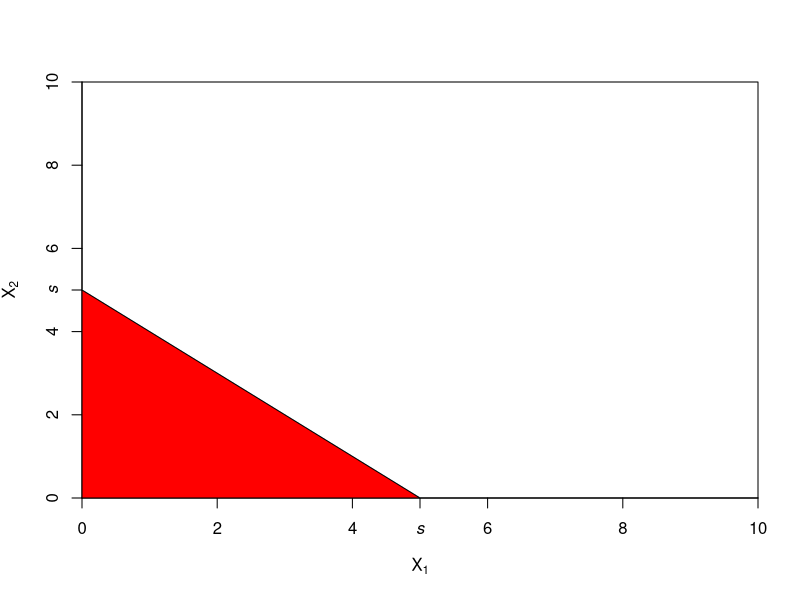
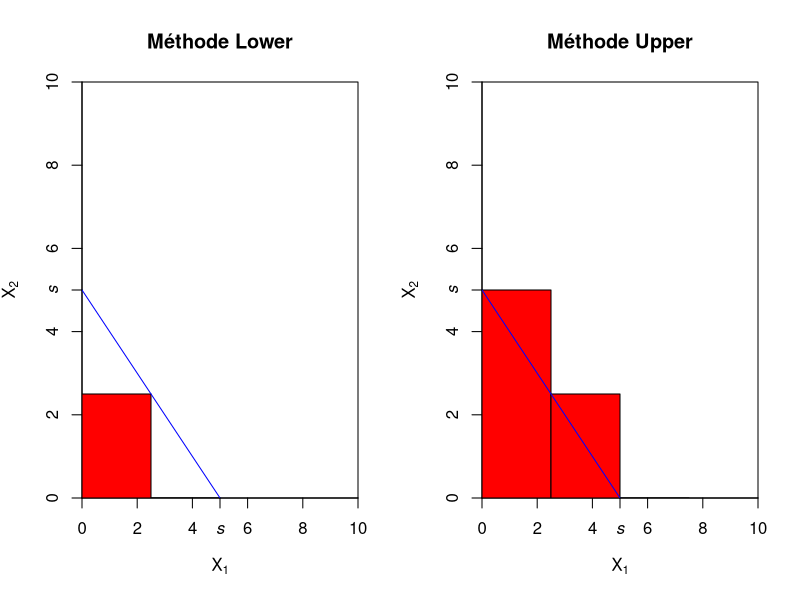
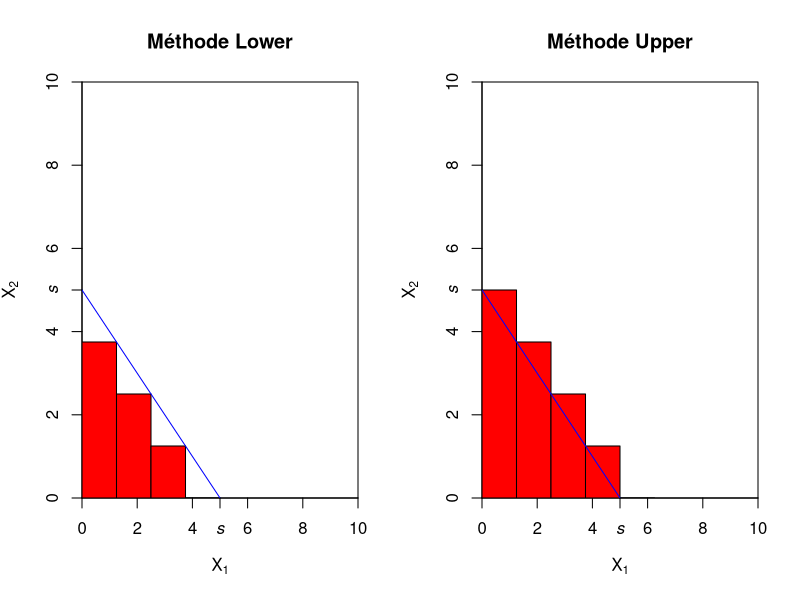
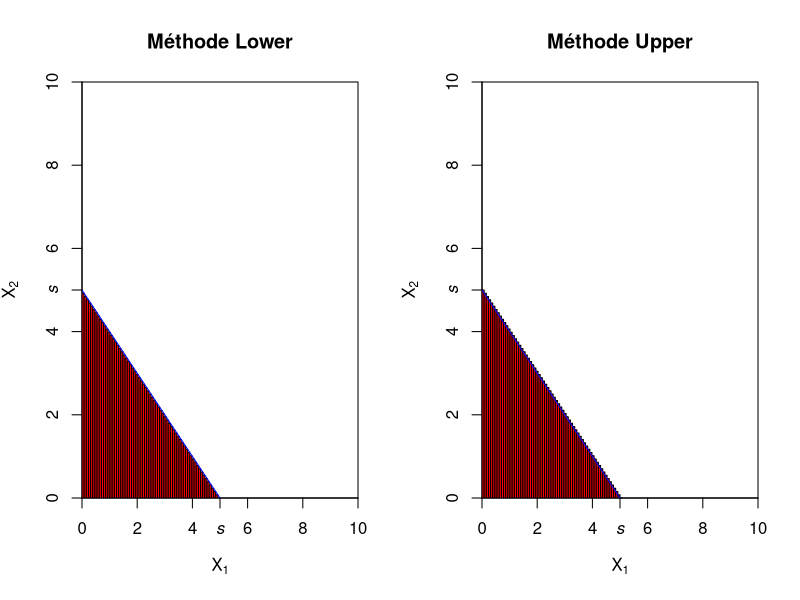

Here is the R script that generated these plots, in order:
## ---- chunk 1
plot(0:10, 0:10, type = "n", xaxs = "i", yaxs = "i", 
     xlab = expression(X[1]), ylab = expression(X[2]))
axis(1, 5, expression(italic(s)))
axis(2, 5, expression(italic(s)))
segments(0, 5, 5, 0, col = "lightblue")
polygon(c(0, 0, 5), c(5, 0, 0), col = "red")
## ---- chunk 2
DessinRectangle <- function(m){
  par(mfrow = c(1, 2))
  
  s <- 5
  pas <- s / 2 ** m
  x.lower <- seq(0, s - pas, by = pas)
  x.upper <- seq(0, s, by = pas)
  
  plot(0:10, 0:10, main = "Méthode Lower", type = "n", xaxs = "i", yaxs = "i", 
       xlab = expression(X[1]), ylab = expression(X[2]))
  axis(1, s, expression(italic(s)))
  axis(2, s, expression(italic(s)))
  
  for(i in x.lower){
    polygon(c(i, i, i + pas, i + pas), c(0, s - i - pas, s - i - pas, 0), col = "red")
  }
  
  segments(0, s, s, 0, col = "blue")
  
  plot(0:10, 0:10, main = "Méthode Upper", type = "n", xaxs = "i", yaxs = "i", 
       xlab = expression(X[1]), ylab = expression(X[2]))
  axis(1, 5, expression(italic(s)))
  axis(2, 5, expression(italic(s)))
  
  for(i in x.upper){
    polygon(c(i, i, i + pas, i + pas), c(0, s - i  ,s - i, 0), col = "red")
  }
  segments(0, s, s, 0, col = "blue")
  
  par(mfrow=c(1, 1))
}

DessinRectangle(1)
DessinRectangle(2)
DessinRectangle(6)
